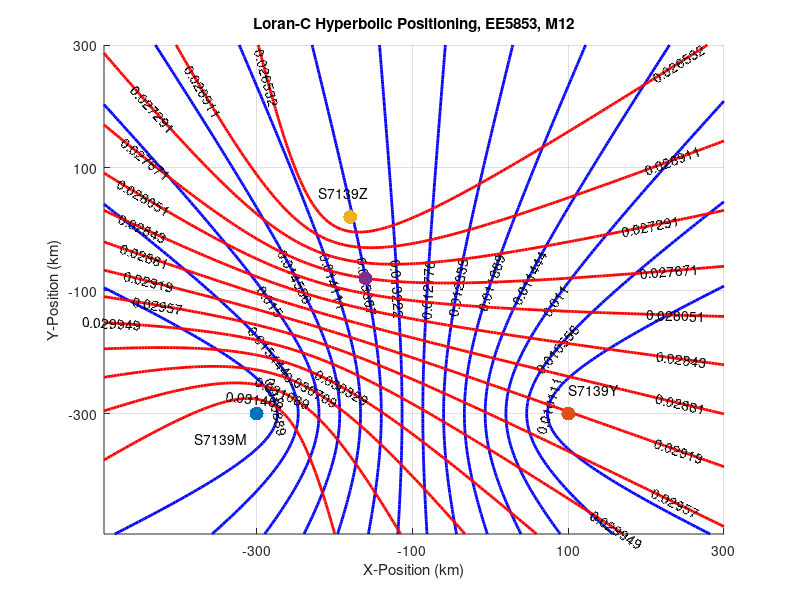

Write MATLAB code to recreate this figure.
% Quyen Hua
% EE5853
% M11
% 
% Loran-C Hyperbolic Positioning
% 
% Assumptions:
% - World is flat and 2D
% - radio signals propagate in a straight line and at constant velocity 3e8m/s

clear all
close all

%signal propagation velocity
c = 3e8; %m/s

%Loran-C Stations:
s7139m = [0 0]; %(y, x) coordinates in km
s7139y = [0 1000];
EDy = 13000e-6; %emission delay, seconds
s7139z = [800 300];
EDz = 29000e-6;

%time difference measurements:
TDym = 13735e-6; %seconds
TDzm = 27610e-6;

%% Task 1: Draw LOPs
% draw a map with LOP for every 500us
% map must span -500km to 1500km in both x and y directions
step = 10; %km

range_min = -500; %km
range_max = 1500; %km


%adjust station position constants given to reflect 10km step and axis:
s7139m_adj = s7139m+abs(range_min)/step;
s7139y_adj = s7139y/step+abs(range_min)/step;
s7139z_adj = s7139z/step+abs(range_min)/step;


%initialize LOPs...
LOPym = zeros((range_max-range_min)/step);
LOPzm = zeros((range_max-range_min)/step);

%now, go through matrix...
for x = 1:1:(range_max-range_min)/step
    for y = 1:1:(range_max-range_min)/step
        %estimate TOAm, TOAy, TOAz
        range_m = sqrt((s7139m_adj(1)-x)^2+(s7139m_adj(2)-y)^2); %unit is 10km...
        range_y = sqrt((s7139y_adj(1)-x)^2+(s7139y_adj(2)-y)^2); %unit is 10km...
        range_z = sqrt((s7139z_adj(1)-x)^2+(s7139z_adj(2)-y)^2); %unit is 10km...

        TOAm = (range_m*step*1e3)/c; %seconds
        TOAy = EDy + (range_y*step*1e3)/c;
        TOAz = EDz + (range_z*step*1e3)/c;
        
        %estimate TDym, if equal to given, store a 1
        est_TDym = TOAy-TOAm;
        %estimate TDzm, if equal to given, store a 1
        est_TDzm = TOAz-TOAm;

        LOPym(x,y) = est_TDym;
        LOPzm(x,y) = est_TDzm;
    end
end

hold on
[~,py]=contour(LOPym, 14);
set(py,'LineColor','blue');
set(py,'LineWidth',2);
set(py,'ShowText','on');
set(py,'LabelSpacing',350);
[~,pz]=contour(LOPzm, 14);
set(pz,'LineColor','red');
set(pz,'LineWidth',2);
set(pz,'ShowText','on');
set(pz,'LabelSpacing',280);
scatter(50, 50,100,'filled','black');
text(30,40,'S7139M')
scatter(150, 50, 100,'filled', 'blue');
text(150,60,'S7139Y')
scatter(80, 130,100,'filled','red');
text(70,140,'S7139Z')

temp = -300:200:1500;
set(gca,'XTickLabel',temp);
set(gca,'YTickLabel',temp);
xlabel('X-Position (km)')
ylabel('Y-Position (km)')
title('Loran-C Hyperbolic Positioning, EE5853, M12')


scatter(85,105,100,'filled','magenta')
grid('on')
